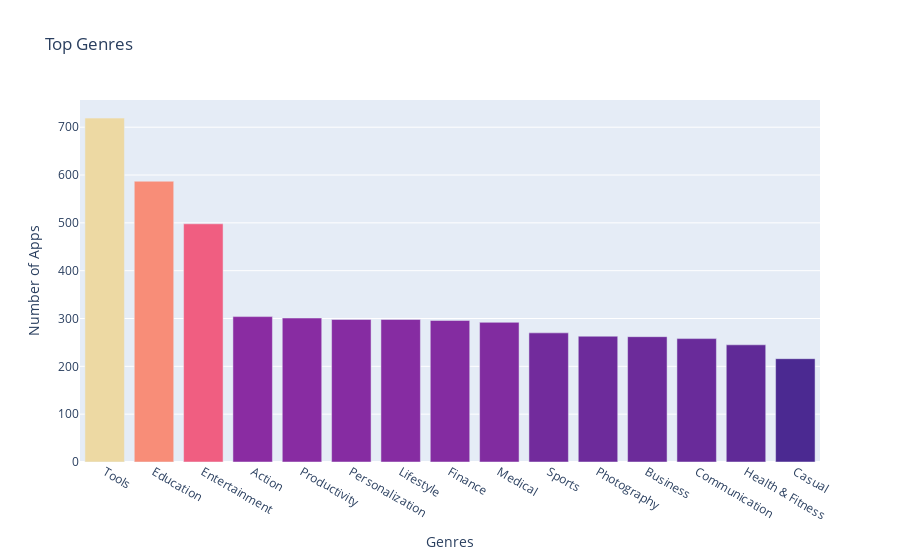

The code cell stored with this chart in its notebook:
### Markdown cell above
**Challenge**: Can you create this chart with the Series containing the genre data? 

<img src=https://imgur.com/DbcoQli.png width=400>

Try experimenting with the built in colour scales in Plotly. You can find a full list [here](https://plotly.com/python/builtin-colorscales/). 

* Find a way to set the colour scale using the color_continuous_scale parameter. 
* Find a way to make the color axis disappear by using coloraxis_showscale.

### Code cell
genre_bar = px.bar(x=num_genres.index[:15],
                   y=num_genres.values[:15],
                   color=num_genres.values[:15],
                   hover_name=num_genres.index[:15],
                   title= 'Top Genres',
                   color_continuous_scale='Agsunset')
genre_bar.update_layout(xaxis_title= "Genres", yaxis_title= 'Number of Apps',coloraxis_showscale=False)
genre_bar.show()

### Figure 1 — Plotly figure (JSON) as saved in the notebook; plotly's stock layout.template omitted (floating-point values rounded to 4 significant figures)
{"data": [{"hovertemplate": "<b>%{hovertext}</b><br><br>x=%{x}<br>y=%{y}<br>color=%{marker.color}<extra></extra>", "hovertext": ["Tools", "Education", "Entertainment", "Action", "Productivity", "Personalization", "Lifestyle", "Finance", "Medical", "Sports", "Photography", "Business", "Communication", "Health & Fitness", "Casual"], "legendgroup": "", "marker": {"color": [719, 587, 498, 304, 301, 298, 298, 296, 292, 270, 263, 262, 258, 245, 216], "coloraxis": "coloraxis", "pattern": {"shape": ""}}, "name": "", "orientation": "v", "showlegend": false, "textposition": "auto", "type": "bar", "x": ["Tools", "Education", "Entertainment", "Action", "Productivity", "Personalization", "Lifestyle", "Finance", "Medical", "Sports", "Photography", "Business", "Communication", "Health & Fitness", "Casual"], "xaxis": "x", "y": [719, 587, 498, 304, 301, 298, 298, 296, 292, 270, 263, 262, 258, 245, 216], "yaxis": "y"}], "layout": {"barmode": "relative", "coloraxis": {"colorbar": {"title": {"text": "color"}}, "colorscale": [[0, "rgb(75, 41, 145)"], [0.1667, "rgb(135, 44, 162)"], [0.3333, "rgb(192, 54, 157)"], [0.5, "rgb(234, 79, 136)"], [0.6667, "rgb(250, 120, 118)"], [0.8333, "rgb(246, 169, 122)"], [1, "rgb(237, 217, 163)"]], "showscale": false}, "legend": {"tracegroupgap": 0}, "title": {"text": "Top Genres"}, "xaxis": {"anchor": "y", "domain": [0, 1], "title": {"text": "Genres"}}, "yaxis": {"anchor": "x", "domain": [0, 1], "title": {"text": "Number of Apps"}}}}
